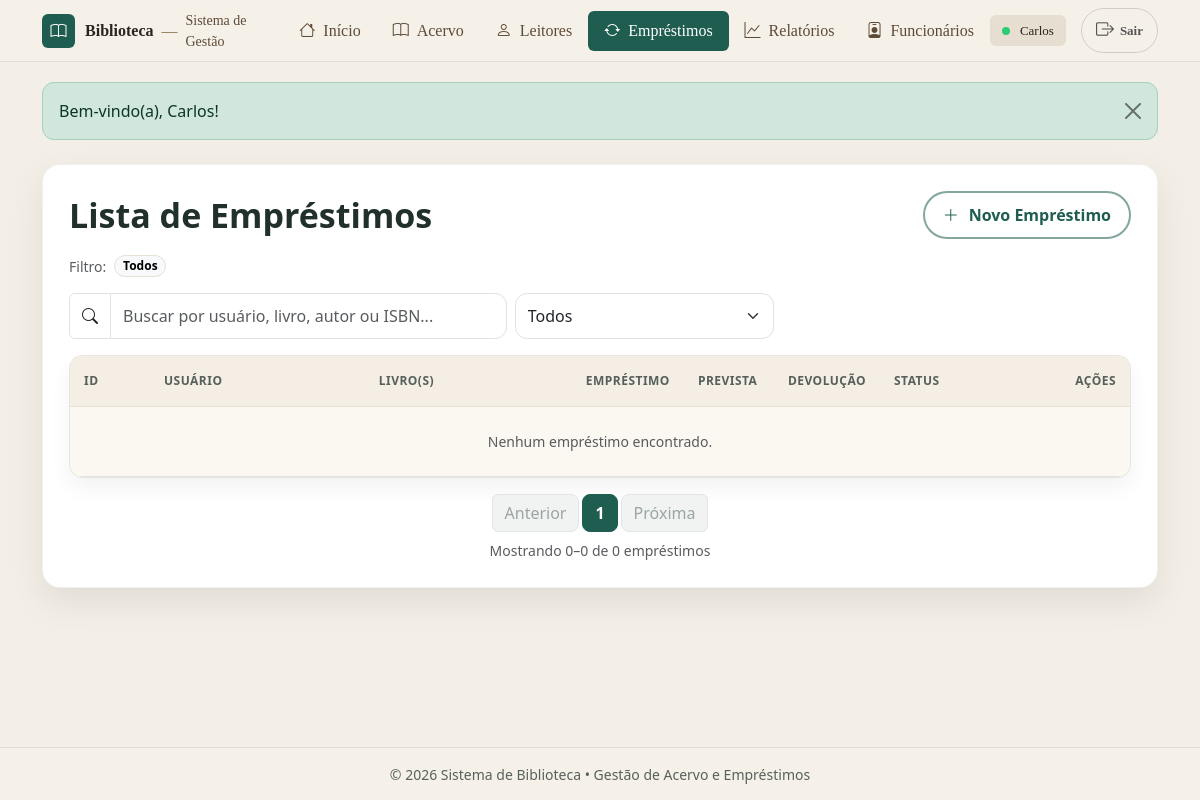
Before: /emprestimos/listar.php (signed in) with the older database file.
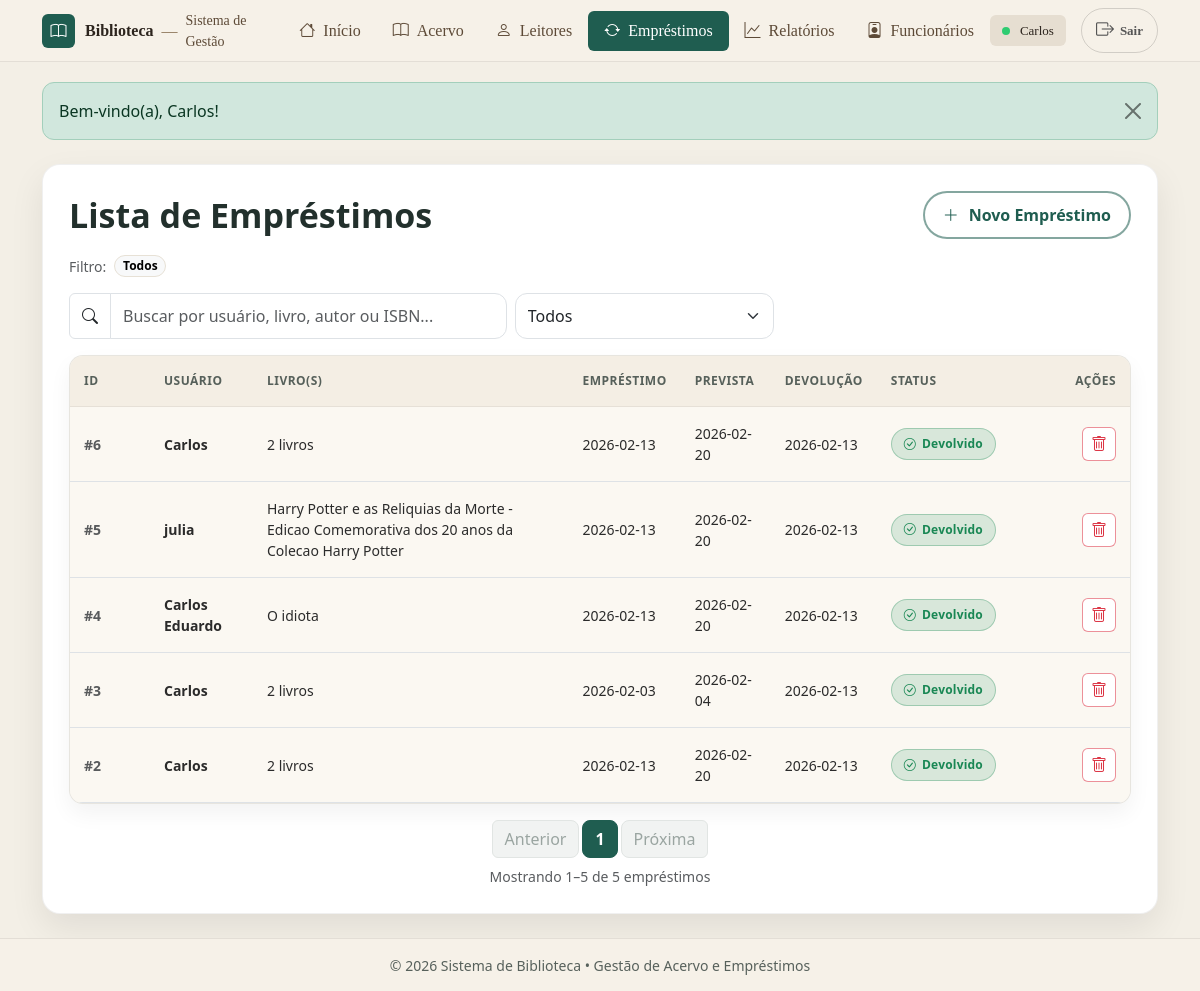
After: the same page with the newer database file.
### tables this page shows
CREATE TABLE `emprestimos` (
  `id` int(11) NOT NULL,
  `id_usuario` int(11) NOT NULL,
  `data_emprestimo` date DEFAULT curdate(),
  `data_prevista` date DEFAULT NULL,
  `cancelado` tinyint(1) NOT NULL DEFAULT 0,
  `cancelado_em` datetime DEFAULT NULL,
  `cancelado_motivo` varchar(255) DEFAULT NULL
);

CREATE TABLE `usuarios` (
  `id` int(11) NOT NULL,
  `nome` varchar(100) NOT NULL,
  `email` varchar(255) DEFAULT NULL,
  `telefone` varchar(20) DEFAULT NULL,
  `criado_em` timestamp NOT NULL DEFAULT current_timestamp(),
  `perfil` enum('admin','leitor') NOT NULL,
  `cpf` varchar(14) NOT NULL,
  `ativo` tinyint(1) NOT NULL DEFAULT 1
);

### emprestimos/listar.php (the view, shortened to what the changed rows need)
<?php
include("../conexao.php");
include("../includes/header.php");
$hoje = date('Y-m-d');
$por_pagina = 10;
$pagina = isset($_GET['p']) ? (int)$_GET['p'] : 1;
$q = trim($_GET['q'] ?? '');
$status = trim($_GET['status'] ?? '');
$where = [];
$params = [];
$types = "";
$having = [];
$whereSql = count($where) ? ("WHERE " . implode(" AND ", $where)) : "";
$havingSql = count($having) ? ("HAVING " . implode(" AND ", $having)) : "";
$sqlCount = "
  SELECT COUNT(*) AS total
  FROM (
    SELECT e.id
    FROM emprestimos e
    JOIN usuarios u ON u.id = e.id_usuario
    JOIN emprestimo_itens ei ON ei.emprestimo_id = e.id
    JOIN livros l ON l.id = ei.id_livro
    $whereSql
    GROUP BY e.id
    $havingSql
  ) t
";
$stmtC = mysqli_prepare($conn, $sqlCount);
mysqli_stmt_execute($stmtC);
$resC = mysqli_stmt_get_result($stmtC);
$total = (int)(mysqli_fetch_assoc($resC)['total'] ?? 0);
$total_paginas = max(1, (int)ceil($total / $por_pagina));
$offset = ($pagina - 1) * $por_pagina;
$sql = "
  SELECT
    e.id,
    e.data_emprestimo,
    e.data_prevista,
    u.nome AS usuario_nome,
    COUNT(ei.id) AS qtd_itens,
    SUM(CASE WHEN ei.devolvido = 0 THEN 1 ELSE 0 END) AS abertos,
    MAX(ei.data_devolucao) AS ultima_devolucao,
    GROUP_CONCAT(DISTINCT l.titulo ORDER BY l.titulo SEPARATOR ' | ') AS livros_titulos
  FROM emprestimos e
  JOIN usuarios u ON u.id = e.id_usuario
  JOIN emprestimo_itens ei ON ei.emprestimo_id = e.id
  JOIN livros l ON l.id = ei.id_livro
  $whereSql
  GROUP BY e.id
  $havingSql
  ORDER BY e.id DESC
  LIMIT ? OFFSET ?
";
$stmt = mysqli_prepare($conn, $sql);
$types2 = $types . "ii";
$params2 = array_merge($params, [$por_pagina, $offset]);
mysqli_stmt_bind_param($stmt, $types2, ...$params2);
mysqli_stmt_execute($stmt);
$r = mysqli_stmt_get_result($stmt);
$inicio = ($total === 0) ? 0 : ($offset + 1);
$fim = min($offset + $por_pagina, $total);
function montaLink($p, $q, $status)
{
  $qs = [];
  if ($p) $qs['p'] = $p;
  return "listar.php?" . http_build_query($qs);
}
function badgeStatus(bool $devolvido, bool $atrasado)
{
  if ($devolvido) return "<span class='badge-status badge-done'><i class='bi bi-check-circle'></i> Devolvido</span>";
  return "<span class='badge-status badge-open'><i class='bi bi-clock-history'></i> Aberto</span>";
}
?>
<div class="container my-4">
  <div class="page-card">
    <div class="page-card__head">
      <h2 class="page-card__title">Lista de Empréstimos</h2>
    </div>
    <div class="table-base-wrap">
      <div class="table-responsive">
        <table class="table table-base align-middle mb-0">
          <thead>
            <tr>
              <th class="col-id">ID</th>
              <th>Usuário</th>
              <th>Livro(s)</th>
              <th class="col-ano">Empréstimo</th>
              <th class="col-ano">Prevista</th>
              <th class="col-ano">Devolução</th>
              <th class="col-status">Status</th>
              <th class="text-end col-acoes">Ações</th>
            </tr>
          </thead>
          <tbody id="tbody-emprestimos">
            <?php if ($total === 0) { ?>
              <tr>
                <td colspan="8" class="text-center text-muted py-4">Nenhum empréstimo encontrado.</td>
              </tr>
            <?php } ?>
            <?php while ($e = mysqli_fetch_assoc($r)) {
              $id = (int)$e['id'];
              $qtd = (int)($e['qtd_itens'] ?? 0);
              $abertos = (int)($e['abertos'] ?? 0);
              $devolvido = ($abertos === 0);
              $prevista = $e['data_prevista'] ?? null;
              $atrasado = (!$devolvido && !empty($prevista) && $prevista < $hoje);
              $titulos = (string)($e['livros_titulos'] ?? '—');
              if ($devolvido) {
                $livroMostrar = ($qtd > 1) ? ($qtd . " livros") : $titulos;
              } else {
                $livroMostrar = ($abertos === 1) ? "1 livro" : ($abertos . " livros");
              }
              $usuarioAttr = htmlspecialchars($e['usuario_nome'] ?? '', ENT_QUOTES);
              $livroAttr   = htmlspecialchars($livroMostrar, ENT_QUOTES);
            ?>
              <tr class="row-click" data-emprestimo-id="<?= $id ?>">
                <td class="text-muted fw-semibold">#<?= $id ?></td>
                <td class="fw-semibold"><?= htmlspecialchars($e['usuario_nome'] ?? '-') ?></td>
                <td><?= htmlspecialchars($livroMostrar) ?></td>
                <td><?= htmlspecialchars($e['data_emprestimo'] ?? '-') ?></td>
                <td><?= htmlspecialchars($e['data_prevista'] ?? '-') ?></td>
                <td><?= htmlspecialchars($e['ultima_devolucao'] ?? '-') ?></td>
                <td><?= badgeStatus($devolvido, $atrasado) ?></td>
                <td class="text-end">
                  <a class="icon-btn icon-btn--del"
                    href="#"
                    data-action="excluir"
                    data-id="<?= $id ?>"
                    data-livro="<?= $livroAttr ?>"
                    data-usuario="<?= $usuarioAttr ?>"
                    title="Excluir"
                    data-stop-row="1">
                    <i class="bi bi-trash"></i>
                  </a>
                </td>
              </tr>
            <?php } ?>
          </tbody>
        </table>
      </div>
    </div>
    <div class="d-flex flex-column align-items-center gap-2 mt-3">
      <nav id="paginacao-emprestimos">
        <ul class="pagination pagination-green mb-0">
          <?php
          $janela = 2;
          $ini = max(1, $pagina - $janela);
          $fimPag = min($total_paginas, $pagina + $janela);
          for ($p = $ini; $p <= $fimPag; $p++) {
          ?>
            <li class="page-item <?= ($p === $pagina) ? 'active' : '' ?>">
              <a class="page-link" href="<?= montaLink($p, $q, $status) ?>"><?= $p ?></a>
            </li>
          <?php } ?>
        </ul>
      </nav>
      <div id="resumo-emprestimos" class="text-muted small">
        Mostrando <?= $inicio ?>–<?= $fim ?> de <?= $total ?> empréstimos
      </div>
    </div>
  </div>
</div>
<?php include("../includes/footer.php"); ?>

Changed rows visible on the page:
added emprestimos: id "6", id_usuario.nome "Carlos", livroMostrar "2 livros", data_emprestimo "2026-02-13", data_prevista "2026-02-20", ultima_devolucao "2026-02-13"
added emprestimos: id "5", id_usuario.nome "julia", livroMostrar "Harry Potter e as Reliquias da Morte - Edicao Comemorativa dos 20 anos da Colecao Harry Potter", data_emprestimo "2026-02-13", data_prevista "2026-02-20", ultima_devolucao "2026-02-13"
added emprestimos: id "4", id_usuario.nome "Carlos Eduardo", livroMostrar "O idiota", data_emprestimo "2026-02-13", data_prevista "2026-02-20", ultima_devolucao "2026-02-13"
added emprestimos: id "3", id_usuario.nome "Carlos", livroMostrar "2 livros", data_emprestimo "2026-02-03", data_prevista "2026-02-04", ultima_devolucao "2026-02-13"
added emprestimos: id "2", id_usuario.nome "Carlos", livroMostrar "2 livros", data_emprestimo "2026-02-13", data_prevista "2026-02-20", ultima_devolucao "2026-02-13"
Other visible differences:
$inicio: "0" → "1"
$fim: "0" → "5"
$total: "0" → "5"
text no longer shown: "Nenhum empréstimo encontrado."
